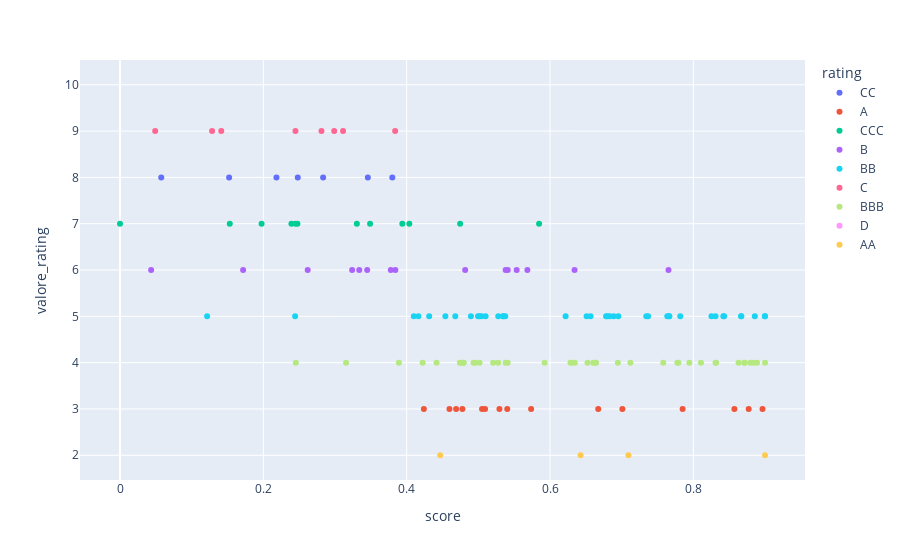

The code cell stored with this chart in its notebook:
### Markdown cell above
## Scatterplot valore_rating vs score (col rating)

### Code cell
fig = px.scatter(unione, y="valore_rating", x="score", color='rating')
fig.show()

### Figure 1 — Plotly figure (JSON) as saved in the notebook; plotly's stock layout.template omitted (floating-point values rounded to 4 significant figures)
{"data": [{"hovertemplate": "rating=CC<br>score=%{x}<br>valore_rating=%{y}<extra></extra>", "legendgroup": "CC", "marker": {"color": "#636efa", "symbol": "circle"}, "mode": "markers", "name": "CC", "orientation": "v", "showlegend": true, "type": "scatter", "x": [0.05755, 0.2183, 0.2481, 0.1522, 0.2835, 0.38, 0.3458], "xaxis": "x", "y": [8, 8, 8, 8, 8, 8, 8], "yaxis": "y"}, {"hovertemplate": "rating=A<br>score=%{x}<br>valore_rating=%{y}<extra></extra>", "legendgroup": "A", "marker": {"color": "#EF553B", "symbol": "circle"}, "mode": "markers", "name": "A", "orientation": "v", "showlegend": true, "type": "scatter", "x": [0.5294, 0.5052, 0.8965, 0.5737, 0.469, 0.424, 0.8772, 0.5403, 0.4778, 0.701, 0.8573, 0.6673, 0.4597, 0.785, 0.5094], "xaxis": "x", "y": [3, 3, 3, 3, 3, 3, 3, 3, 3, 3, 3, 3, 3, 3, 3], "yaxis": "y"}, {"hovertemplate": "rating=CCC<br>score=%{x}<br>valore_rating=%{y}<extra></extra>", "legendgroup": "CCC", "marker": {"color": "#00cc96", "symbol": "circle"}, "mode": "markers", "name": "CCC", "orientation": "v", "showlegend": true, "type": "scatter", "x": [0.2449, 0.3489, 0.5848, 0.4746, 0.1532, 0.3939, 0.4037, 0, 0.2392, 0.2476, 0.1976, 0.3305], "xaxis": "x", "y": [7, 7, 7, 7, 7, 7, 7, 7, 7, 7, 7, 7], "yaxis": "y"}, {"hovertemplate": "rating=B<br>score=%{x}<br>valore_rating=%{y}<extra></extra>", "legendgroup": "B", "marker": {"color": "#ab63fa", "symbol": "circle"}, "mode": "markers", "name": "B", "orientation": "v", "showlegend": true, "type": "scatter", "x": [0.3338, 0.04346, 0.3779, 0.3842, 0.541, 0.6342, 0.3449, 0.2619, 0.5381, 0.5685, 0.7653, 0.3239, 0.1718, 0.4816, 0.5535], "xaxis": "x", "y": [6, 6, 6, 6, 6, 6, 6, 6, 6, 6, 6, 6, 6, 6, 6], "yaxis": "y"}, {"hovertemplate": "rating=BB<br>score=%{x}<br>valore_rating=%{y}<extra></extra>", "legendgroup": "BB", "marker": {"color": "#19d3f3", "symbol": "circle"}, "mode": "markers", "name": "BB", "orientation": "v", "showlegend": true, "type": "scatter", "x": [0.5101, 0.6953, 0.2444, 0.8668, 0.4314, 0.454, 0.8253, 0.5017, 0.8419, 0.6889, 0.8998, 0.6566, 0.6218, 0.5343, 0.8858, 0.5376, 0.5352, 0.4164, 0.7344, 0.8429, 0.5045, null, 0.4996, 0.6511, 0.7817, 0.1216, 0.5278, 0.41, 0.7637, 0.8309, 0.7664, 0.6834, 0.4897, 0.7369, 0.6782, 0.7663, 0.9, 0.4678, 0.8668, 0.6801], "xaxis": "x", "y": [5, 5, 5, 5, 5, 5, 5, 5, 5, 5, 5, 5, 5, 5, 5, 5, 5, 5, 5, 5, 5, 5, 5, 5, 5, 5, 5, 5, 5, 5, 5, 5, 5, 5, 5, 5, 5, 5, 5, 5], "yaxis": "y"}, {"hovertemplate": "rating=C<br>score=%{x}<br>valore_rating=%{y}<extra></extra>", "legendgroup": "C", "marker": {"color": "#FF6692", "symbol": "circle"}, "mode": "markers", "name": "C", "orientation": "v", "showlegend": true, "type": "scatter", "x": [0.2448, 0.1413, 0.04907, 0.2989, 0.2811, 0.1285, 0.3112, 0.3839], "xaxis": "x", "y": [9, 9, 9, 9, 9, 9, 9, 9], "yaxis": "y"}, {"hovertemplate": "rating=BBB<br>score=%{x}<br>valore_rating=%{y}<extra></extra>", "legendgroup": "BBB", "marker": {"color": "#B6E880", "symbol": "circle"}, "mode": "markers", "name": "BBB", "orientation": "v", "showlegend": true, "type": "scatter", "x": [0.8711, 0.8317, 0.3892, 0.6947, 0.8889, 0.5276, 0.4792, 0.758, 0.6638, 0.2454, 0.8842, 0.6347, 0.4417, 0.4797, 0.3155, 0.6603, 0.7791, 0.8106, 0.6524, 0.541, 0.4742, 0.5382, 0.831, 0.4932, 0.5207, null, 0.4763, 0.4223, 0.9, 0.8631, 0.6641, 0.7122, 0.8718, 0.6286, 0.7777, 0.5017, 0.8796, 0.6303, 0.7944, 0.5925, 0.4959], "xaxis": "x", "y": [4, 4, 4, 4, 4, 4, 4, 4, 4, 4, 4, 4, 4, 4, 4, 4, 4, 4, 4, 4, 4, 4, 4, 4, 4, 4, 4, 4, 4, 4, 4, 4, 4, 4, 4, 4, 4, 4, 4, 4, 4], "yaxis": "y"}, {"hovertemplate": "rating=D<br>score=%{x}<br>valore_rating=%{y}<extra></extra>", "legendgroup": "D", "marker": {"color": "#FF97FF", "symbol": "circle"}, "mode": "markers", "name": "D", "orientation": "v", "showlegend": true, "type": "scatter", "x": [null], "xaxis": "x", "y": [10], "yaxis": "y"}, {"hovertemplate": "rating=AA<br>score=%{x}<br>valore_rating=%{y}<extra></extra>", "legendgroup": "AA", "marker": {"color": "#FECB52", "symbol": "circle"}, "mode": "markers", "name": "AA", "orientation": "v", "showlegend": true, "type": "scatter", "x": [0.6426, 0.9, 0.7095, 0.4468], "xaxis": "x", "y": [2, 2, 2, 2], "yaxis": "y"}], "layout": {"legend": {"title": {"text": "rating"}, "tracegroupgap": 0}, "margin": {"t": 60}, "xaxis": {"anchor": "y", "domain": [0, 1], "title": {"text": "score"}}, "yaxis": {"anchor": "x", "domain": [0, 1], "title": {"text": "valore_rating"}}}}
